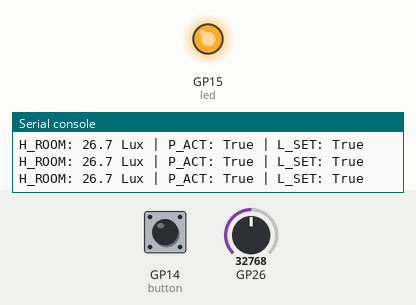
This program was run on a simulated Raspberry Pi Pico running CircuitPython. On the bench: output pins drawn as LEDs (lit = HIGH), the last lines printed to the serial console. Inputs (shaded band) come from the test bench; at power-on: GP26 = 32768, GP14 (button) HIGH (analog values on the 0–65535 scale).

Above: at 1.2 s.
1.3 s: GP26 set to 12560
2.9 s: GP26 set to 11024
At 3.7 s:
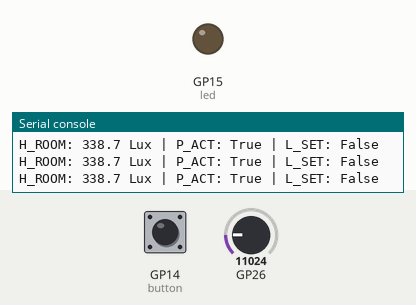
4.7 s: GP14 (button) pulled LOW for 0.15 s
8.8 s: GP26 set to 17968
10.4 s: GP26 set to 19760
At 10.9 s:
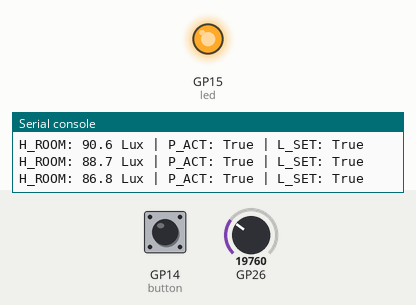
Timing chart, 0 to 13.0 s (numbered marks = the images above; inputs shaded):
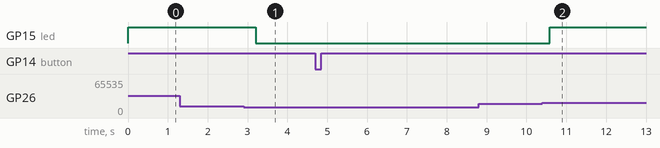

The program:

code.py
```python
import board
import digitalio
import time
from tageslichtschaltung import l_set
from sensor import LDRSensor

PAR_OND  = 100   # Lux: einschalten, wenn dunkler
PAR_OFFD = 300   # Lux: ausschalten, wenn heller
L_MAN    = False

l_last = False   # Startzustand

# Initialisierung des ADC (Analog-Digital Converter)
sensor = LDRSensor(board.A0, n=10)   # Objekt erstellen

# LED
led = digitalio.DigitalInOut(board.GP15)
led.direction = digitalio.Direction.OUTPUT

# Taster mit internem Pull-Up
button = digitalio.DigitalInOut(board.GP14)
button.direction = digitalio.Direction.INPUT
button.pull = digitalio.Pull.UP

toggle_state = False
last_button = True  # Pull-Up: nicht gedrückt = True

while True:
    current = button.value  # False = gedrückt (Pull-Up)
    sensor.update()
    h_room = sensor.get_lux()


    # Flanke: war nicht gedrückt, jetzt gedrückt
    if last_button and not current:
        toggle_state = not toggle_state
        led.value = toggle_state
        print(f"Toggle: {toggle_state}")

    last_button = current
    p_act  = last_button
    l_last = l_set(p_act, h_room, PAR_OND, PAR_OFFD, L_MAN, l_last)
    led.value = l_last

    print(f"H_ROOM: {h_room:.1f} Lux | P_ACT: {p_act} | L_SET: {l_last}")

    time.sleep(0.05)  # Entprellung
```

tageslichtschaltung.py
```python
def l_set(p_act, h_room, PAR_OND, PAR_OFFD, l_man, l_last):
    """
    Tageslichtschaltung mit Hysterese.

    p_act:    Anwesenheit (True/False)
    h_room:   Raumhelligkeit in Lux
    PAR_OND:  Einschaltschwellwert in Lux  (z.B. 100)
    PAR_OFFD: Ausschaltschwellwert in Lux  (z.B. 300, muss > PAR_OND sein)
    l_man:    Manuelle Einschaltung (True/False)
    l_last:   Letzter Schaltzustand (True/False)
    """
    if l_man:
        return True
    if not p_act:
        return False
    if h_room < PAR_OND:
        return True
    if h_room > PAR_OFFD:
        return False
    return l_last
```

sensor.py
```python
import analogio, math
from mappings import map_log_log_lin

class LDRSensor:
    """Helligkeitssensor (LDR) mit gleitendem Mittelwert."""

    def __init__(self, pin, n=10):
        self.adc    = analogio.AnalogIn(pin)
        self.n      = n
        self.buffer = [self.adc.value] * n   # Puffer vorbelegen

    def update(self):
        self.buffer.pop(0)
        self.buffer.append(self.adc.value)

    def get_lux(self):
        avg = sum(self.buffer) / self.n
        return map_log_log_lin(avg)
```

mappings.py
```python
import math

LN10   = math.log(10)
BETA_1 = -2.3332
BETA_0 = 11.9614

def map_log_log_lin(z):
    """Rechnet ADC-Rohwert in Beleuchtungsstaerke (Lux) um."""
    if z < 1:
        z = 1
    log10_z = math.log(z) / LN10
    log10_E = BETA_1 * log10_z + BETA_0
    return math.exp(log10_E * LN10)
import math

def map_lin(z):
    U_max = 3.3
    U_min = 0
    z_max = 65535
    z_min = 0
    beta_0 = U_min
    beta_1 = (U_max - U_min) / (z_max - z_min)
    return beta_0 + beta_1 * z

BETA_1 = -2.3332
BETA_0 = 11.9614
LN10 = math.log(10)  # ≈ 2.302585

def map_log_log_lin(z):
    if z < 1:
        z = 1
    log10_z = math.log(z) / LN10
    log10_E = BETA_1 * log10_z + BETA_0
    return math.exp(log10_E * LN10)
```

Measured:
- the behaviour switches between 11616 and 11600 on GP26 (found by bisection; images 0 and 1)
- the behaviour switches between 18592 and 18608 on GP26 (found by bisection; images 1 and 2)
- after the input at 2.9 s, GP15 (led): HIGH → LOW after 0.31 s
- after the input at 10.4 s, GP15 (led): LOW → HIGH after 0.18 s
